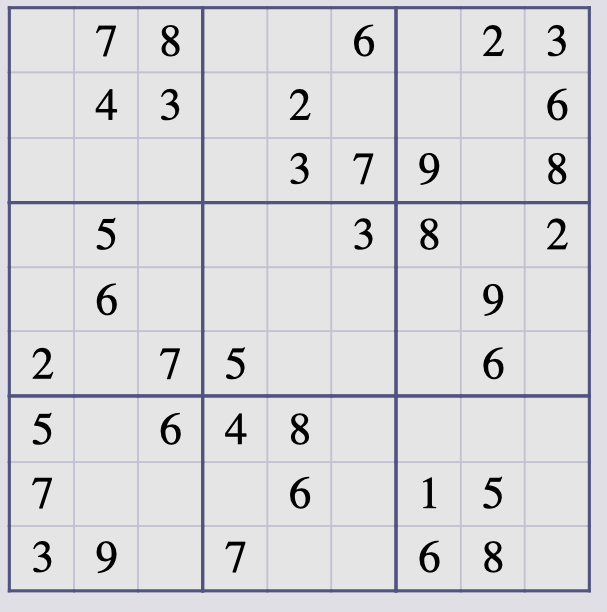
#> input picture Chapter 03/11. Suduko game/img/sudoku.png, 607 x 612 px
$ python pre_process.py
#> lines starting #> are read from the running program, lines starting #| are printed output that depends on the picture; after the words box and inside, x2 and y2 are one past the last pixel; in counts of white or black regions, pixels touching at a corner belong together
import cv2
import matplotlib.pyplot as plt
import numpy as np


# Define the function that will preprocess the image
def preprocessing(image):
    # Load the image and resize as a square
#> called with image = 'img/sudoku.png'
    img=cv2.imread(image)
#> img is the input picture: shape (612, 607, 3); mean B, G, R 219, 216.2, 216.2
    img=cv2.resize(img, (600,600))
#> img: shape (600, 600, 3)
    rgb_img=img.copy()

    # Switch the color from BGR to RGB and then from RGB to gray
    rgb_img= cv2.cvtColor(rgb_img, cv2.COLOR_BGR2RGB)
    gray= img.copy()
    gray= cv2.cvtColor(gray, cv2.COLOR_BGR2GRAY)
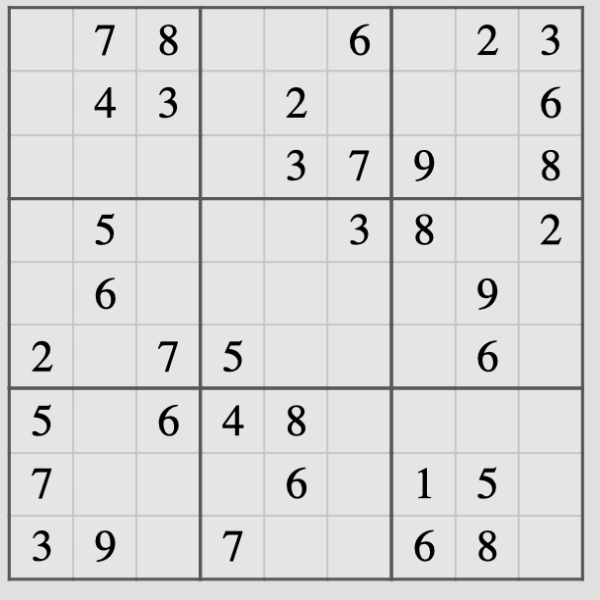
#> gray: shape (600, 600); min 0, max 229, mean 216.5

    # Set the threshold and find contours
    rtv, threshold = cv2.threshold(gray, 100, 255, cv2.THRESH_BINARY_INV, +cv2.THRESH_OTSU)
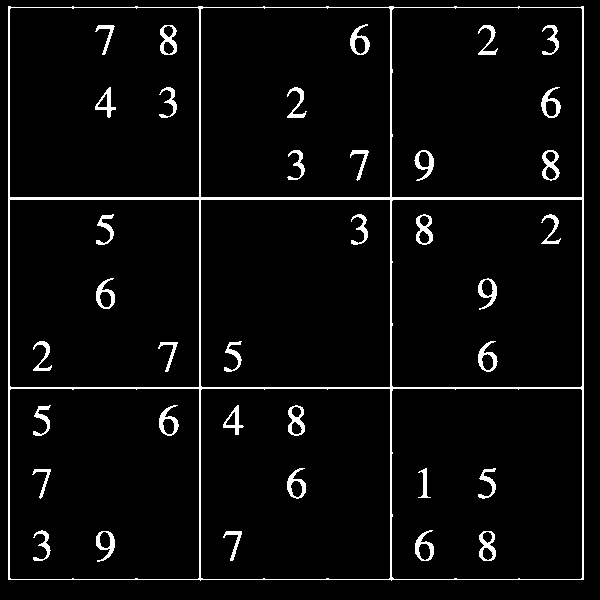
#> threshold: shape (600, 600); 4.5% white; 37 white regions
#> rtv = 100
    contours, hier = cv2.findContours(threshold,cv2.RETR_EXTERNAL, cv2.CHAIN_APPROX_SIMPLE)
#> contours = 1 contour; box (x1, y1, x2, y2) and area: (8, 6, 584, 581) 328932
    sort_cont = sorted(contours, key=cv2.contourArea, reverse=True)     # The function computes a contour area.
#> sort_cont has the same summary as contours
    drawing = cv2.drawContours(rgb_img, sort_cont[0], -1, (0,255,0), 2)

    # Calculate the bounding of each cell
    x,y,w,h = cv2.boundingRect(sort_cont[0])
#> x = 8; y = 6; w = 576; h = 575
    new_copy=rgb_img.copy()
    rect=cv2.rectangle(new_copy, (x,y), (x+w, y+h), (0,255,0), 2)
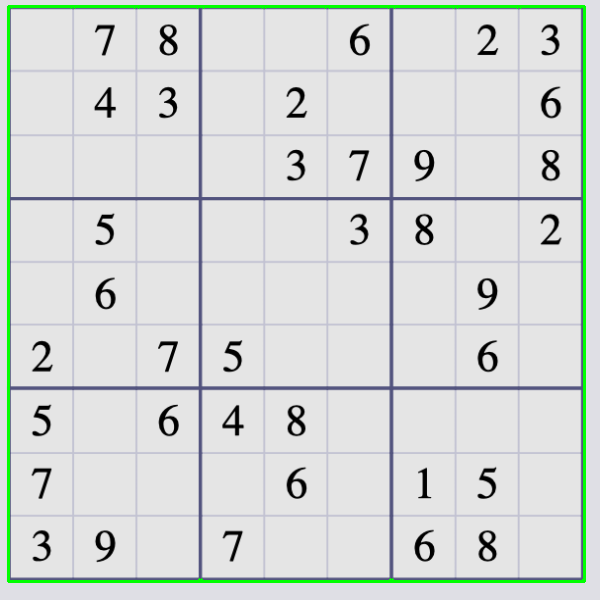
#> rect: shape (600, 600, 3); mean R, G, B 213.3, 218.2, 215.6

    # Crop the image
    img_crop =threshold[y:y+h, x:x+w]
#> img_crop: shape (575, 576); 4.9% white; 37 white regions, largest, box (x1, y1, x2, y2) and area: (0, 0, 576, 575) 8667, (534, 144, 552, 175) 259, (152, 19, 169, 49) 258
    img_crop =cv2.resize(img_crop, (1008,1008))
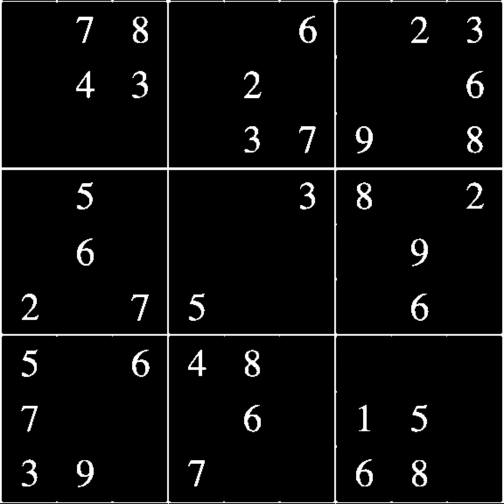
#> img_crop: shape (1008, 1008) (shown at 1/2 size); min 0, max 255, mean 12.5

    # Trying with these loops to get all the cells separete.
    for i in range(9):
        for k in range(9):
            for j in range(9):
                image= img_crop[i*111:(i+1)*111, k*111:(k+1)*111]         # tried with several values, the best combination is 111
                f_name= f'cell/cell_{i}{k+1}.png'
                image= cv2.imwrite(f_name,image)
#> this loop made 9 passes
#> pass 1, in preprocessing, `image= cv2.imwrite(f_name,image)`:
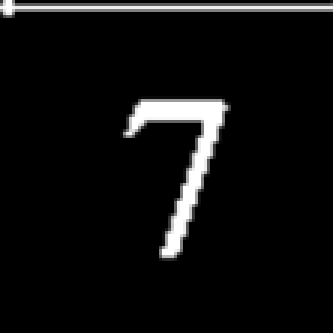
#> saved as cell_02.png: shape (111, 111) (shown 3 times larger); min 0, max 255, mean 14.7
#> pass 1, in preprocessing, `image= cv2.imwrite(f_name,image)`:
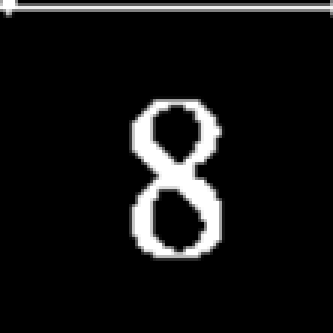
#> saved as cell_03.png: shape (111, 111) (shown 3 times larger); min 0, max 255, mean 20.7
#> pass 1, in preprocessing, `image= cv2.imwrite(f_name,image)`:
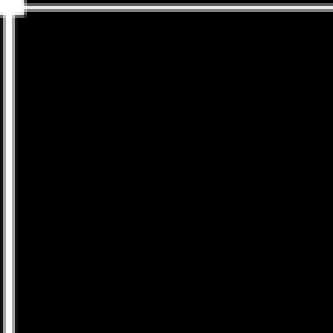
#> saved as cell_04.png: shape (111, 111) (shown 3 times larger); min 0, max 255, mean 12.2

    # plotting the crop img
    plt.imshow(img_crop, cmap='gray')
    plt.show()

    # Plot the result
    # plt.imshow(rect)
    # plt.show()


preprocessing('img/sudoku.png')
